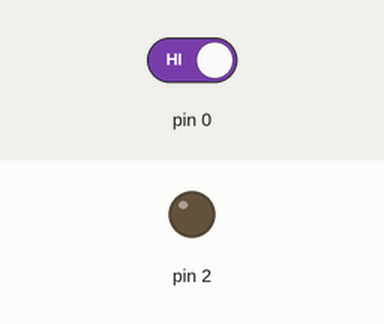
The sketch below on a simulated Arduino Uno, built with avr-gcc and run on an emulated ATmega328P. On the bench: output pins drawn as LEDs (lit = HIGH). Inputs (shaded band) come from the test bench; at power-on: pin 0 HIGH.

Above: at 1.2 s.
1.3 s: pin 0 driven LOW
At 1.7 s:
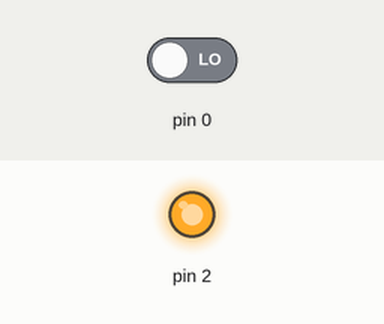
2.8 s: pin 0 driven HIGH
At 4.0 s:
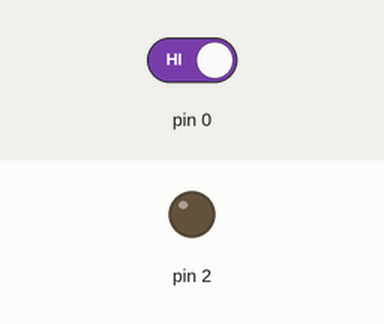
Timing chart, 0 to 5.8 s (numbered marks = the images above; inputs shaded):
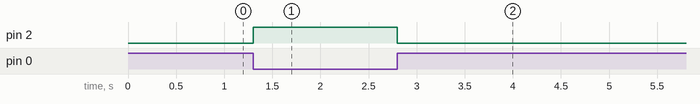

The sketch:

pins.ino
```cpp
void setup() {
    pinMode(0, INPUT);
    pinMode(2, OUTPUT);
}

void loop() {
    digitalWrite(2, !digitalRead(0));
    delay(1);
}
```

Measured:
- after the input at 1.3 s, pin 2: LOW → HIGH at once
- after the input at 2.8 s, pin 2: HIGH → LOW at once
